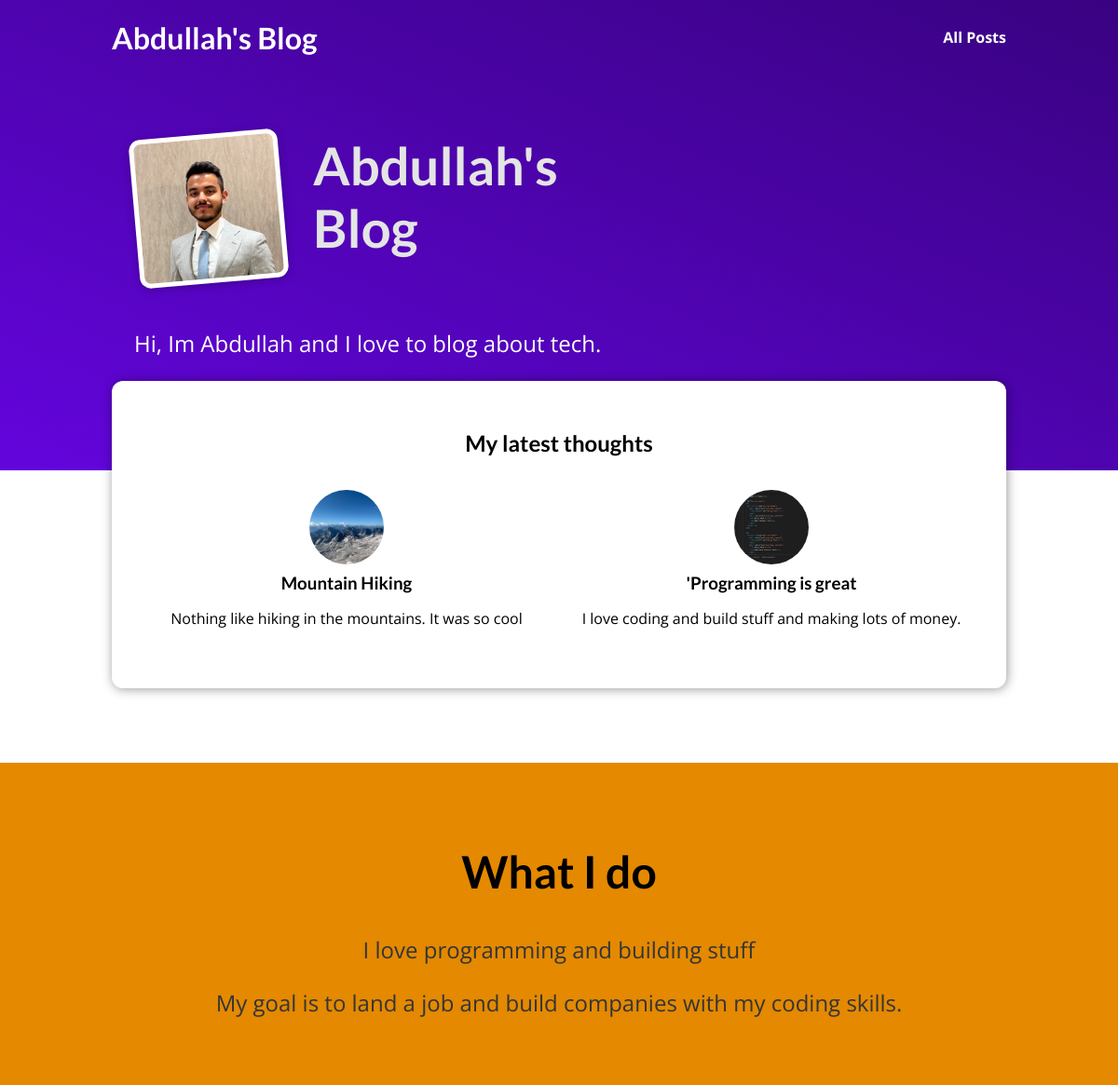
The page / on the database its author committed.
### blog/models.py (models this page shows, shortened)
class Post(models.Model):
    title = models.CharField(max_length=100)
    excerpt = models.CharField(max_length=200)
    content = models.TextField(validators=[MinLengthValidator(10)])
    image_name = models.CharField(max_length=100)
    date = models.DateField(auto_now=True)
    slug = models.SlugField(unique=True,db_index=True)
    author = models.ForeignKey(Author, on_delete=models.SET_NULL, related_name='posts', null=True)
    tag = models.ManyToManyField(Tag)

### blog/views.py (the view)
# urls.py: path('', views.starting_page, name='starting-page'),
def starting_page(request):
    model_posts = Post.objects.all().order_by('-date')[:3]
    return render(request, 'blog/index.html', {
        'posts': model_posts
    })

### blog/templates/blog/index.html (shortened to what this page needs)
{% extends 'base.html' %}
{% load static %}
{% block css_files %}
<link rel='stylesheet' href="{% static 'blog/post.css' %}" />
<link rel='stylesheet' href="{% static 'blog/index.css' %}" />
{% endblock %}
{% block content %}
        <section id="welcome">
        <header>
            <img src="{% static 'blog/images/abdullah.jpg' %}" alt="Abdullah - The Author of this Blog">
            <h2>Abdullah's Blog</h2>
        </header>
        <p>Hi, Im Abdullah and I love to blog about tech.</p>
    </section>
    <section id="latest-posts">
        <h2>My latest thoughts</h2>
        <ul>
            {% for post in posts %}
                {% include 'blog/includes/post.html' %}
            {% endfor %}
        </ul>
    </section>
    <section id="about">
        <h2>What I do</h2>
        <p>I love programming and building stuff</p>
        <p>My goal is to land a job and build companies with my coding skills.</p>
    </section>
{% endblock %}

### blog/templates/blog/includes/post.html (shortened to what this page needs)
{% load static %}
<li>
    <artile class="post">
        <a href="{% url 'post-detail-page' post.slug %}">
            <img src="{% static 'blog/images/'|add:post.image_name %}" alt="{{ post.title }}">
            <div class="post__content">
                <h3>{{ post.title }}</h3>
                <p>{{ post.excerpt }}</p>
            </div>
        </a>
</li>

### static/app.css (style rules this page uses)
* { box-sizing: border-box; }
html { font-family: 'Open Sans', 'Lato', sans-serif; }
body { margin: 0; }
h1, h2, h3 { font-family: 'Lato', sans-serif; font-weight: bold; }

### blog/static/blog/post.css (style rules this page uses)
.post { display: flex; flex-direction: column; align-items: center; text-align: center; }
.post a { text-decoration: none; color: black; transition: all 0.2s ease; padding: 1rem; }
.post img { width: 5rem; height: 5rem; object-fit: cover; border-radius: 50%; }
.post h3 { margin: 0.25rem 0; }

### blog/static/blog/index.css (style rules this page uses)
#welcome { background: linear-gradient(to right top, #6305dd, #390281); padding: 6rem 12%; }
#welcome header { display: flex; align-items: flex-start; margin: 3rem auto; }
#welcome img { width: 10rem; height: 10rem; object-fit: cover; object-position: top; border: 5px solid white; border-radius: 12px; background-color: #ffe1bf; transform: rotateZ(-5deg); box-shadow: 0 2px 8px rgba(0, 0, 0, 0.25); }
#welcome h2 { font-size: 3.5rem; margin: 0 0 0 2rem; color: #e4e4e4; width: 10rem; }
#welcome p { color: white; font-size: 1.5rem; }
#latest-posts { background-color: white; padding: 2rem; border-radius: 12px; width: 60rem; margin: -6rem auto 2rem auto; box-shadow: 1px 1px 12px rgba(0, 0, 0, 0.4); }
#latest-posts h2 { text-align: center; }
#latest-posts ul { list-style: none; margin: 0; padding: 0; display: flex; gap: 1rem; }
#latest-posts li { flex: 1; }
#about { text-align: center; padding: 3rem; background-color: #e48900; margin-top: 5rem; }
#about h2 { font-size: 3rem; }
#about p { font-size: 1.5rem; color: #353535; }

### rows shown on the page
Post: image_name (picture), title "Mountain Hiking", excerpt "Nothing like hiking in the mountains. It was so cool"
Post: image_name (picture), title "'Programming is great", excerpt "I love coding and build stuff and making lots of money."
